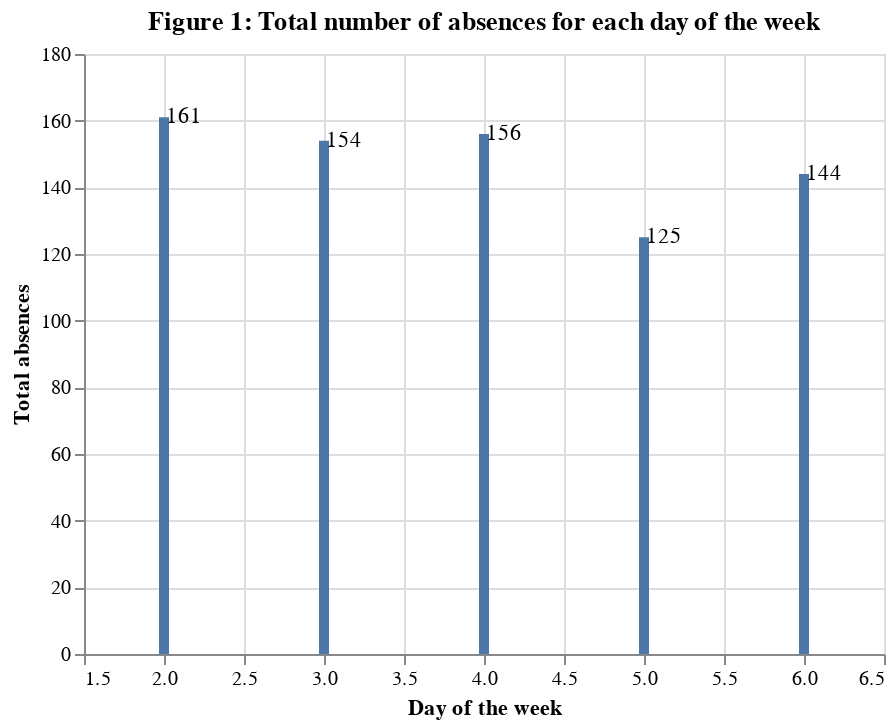

The code cell stored with this chart in its notebook:
### Markdown cell above
It would be interesting to plot the number of absences for each day of the week and month to see if any particular day or month stands out for abnormally high or low absences.

### Code cell
#histogram of count vs day of week.

day_of_week_count = alt.Chart(raw_data).mark_bar().encode(
    alt.X('Day of the week'),
    alt.Y('count()', title='Total absences')
    ).properties(title='Figure 1: Total number of absences for each day of the week')

day_of_week_text = alt.Chart(raw_data).mark_text(align='center', dx=10).encode(
    alt.Y('count()'),
    alt.X('Day of the week'),
    alt.Text('count()'))

day_of_week_count + day_of_week_text

### Figure 1 — Vega-Lite specification as saved in the notebook (floating-point values rounded to 4 significant figures; data arrays with more than 128 entries replaced by an {"elided": "..."} marker saying what was removed)
{"config": {"view": {"continuousWidth": 400, "continuousHeight": 300}}, "layer": [{"mark": "bar", "encoding": {"x": {"field": "Day of the week", "type": "quantitative"}, "y": {"aggregate": "count", "title": "Total absences", "type": "quantitative"}}, "title": "Figure 1: Total number of absences for each day of the week"}, {"mark": {"type": "text", "align": "center", "dx": 10}, "encoding": {"text": {"aggregate": "count", "type": "quantitative"}, "x": {"field": "Day of the week", "type": "quantitative"}, "y": {"aggregate": "count", "type": "quantitative"}}}], "data": {"name": "data-018dd98ab479d04522b1556b91122d83"}, "$schema": "https://vega.github.io/schema/vega-lite/v4.17.0.json", "datasets": {"data-018dd98ab479d04522b1556b91122d83": {"elided": "740 records"}}}
